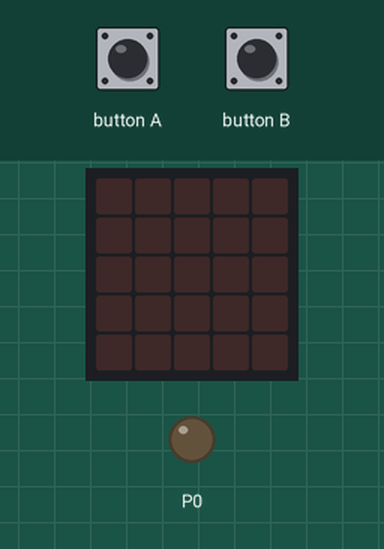
Recording of a program running on a simulated BBC micro:bit (MakeCode). Parts: the board's 5×5 LED display, output pins drawn as LEDs (lit = HIGH). The test bench sets the inputs (shaded band).

Above: at 1.2 s.
1.3 s: button A pressed for 0.15 s
At 2.3 s:
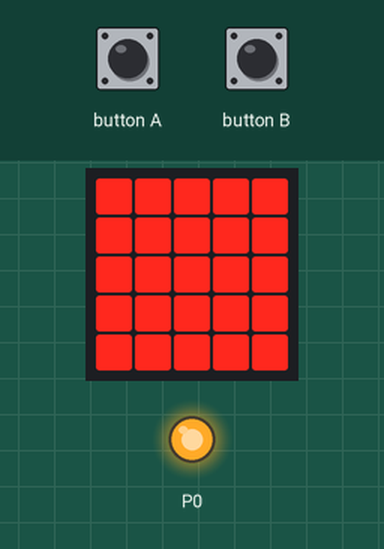
3.3 s: button B pressed for 0.15 s
At 4.0 s:
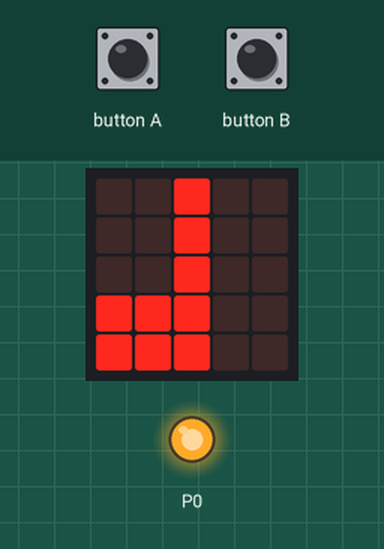
6.4 s: button A pressed for 0.15 s
At 7.7 s:
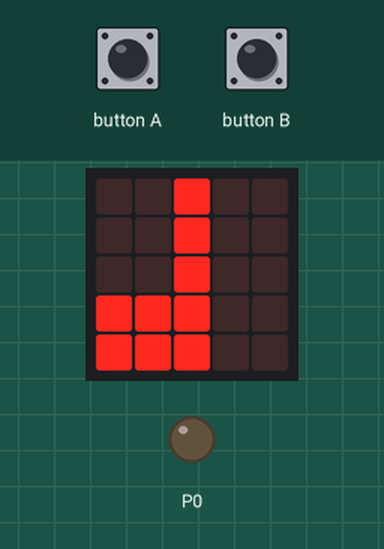
Timing chart, 0 to 9.4 s (numbered marks = the images above; inputs shaded):
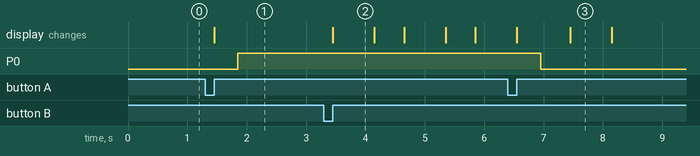

The program:

main.ts
```typescript
let luz = 0
input.onButtonPressed(Button.A, function () {
    if (luz == 0) {
        luz = 1
        basic.showLeds(`
            # # # # #
            # # # # #
            # # # # #
            # # # # #
            # # # # #
            `)
        pins.digitalWritePin(DigitalPin.P0, 1)
    } else {
        luz = 0
        basic.showLeds(`
            . . . . .
            . . . . .
            . . . . .
            . . . . .
            . . . . .
            `)
        pins.digitalWritePin(DigitalPin.P0, 0)
    }
})
input.onButtonPressed(Button.B, function () {
    for (let index = 0; index < 4; index++) {
        basic.showIcon(IconNames.QuarterNote)
        basic.pause(100)
        basic.showLeds(`
            . . . . .
            . . . . .
            . . . . .
            . . . . .
            . . . . .
            `)
        basic.pause(100)
    }
})
basic.forever(function () {

})
```

test.ts
```typescript
// aquí va el archivo "tests"; esto no se compilará cuando este paquete se utilice como una extensión.
```

Measured:
- after the input at 1.3 s, P0: LOW → HIGH after 0.55 s; the display: changes after 0.15 s (image 1)
- after the input at 3.3 s, the display: changes after 0.15 s (image 2)
- after the input at 6.4 s, P0: HIGH → LOW after 0.55 s
- what the display in image 2 shows lasts 0.7 s, from 3.5 s to 4.2 s
